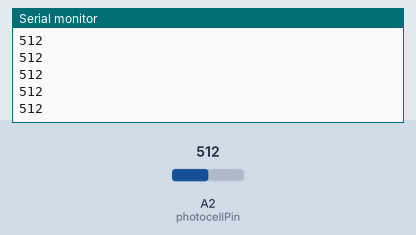
Recording of a sketch running on a simulated Arduino Uno, built with avr-gcc and run on an emulated ATmega328P. On the bench: the last lines printed to the serial monitor. Inputs (shaded band) come from the test bench; at power-on: A2 (photocellPin) = 512.

Above: at 1.2 s.
1.3 s: A2 (photocellPin) set to 716
At 1.31 s:
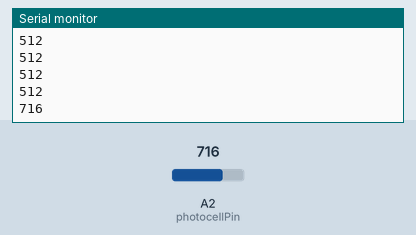
2.8 s: A2 (photocellPin) set to 900
At 2.81 s:
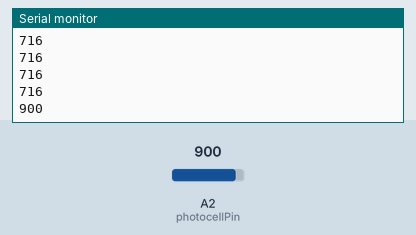
Timing chart, 0 to 5.8 s (numbered marks = the images above; inputs shaded):
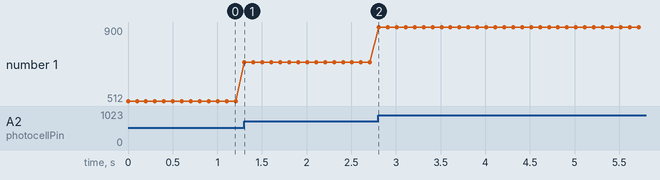

Measured:
- after the input at 1.3 s, the serial monitor: prints a new line at once (image 1)
- after the input at 2.8 s, the serial monitor: prints a new line at once (image 2)
- plotted number 1: 512 → 716 after the input at 1.3 s, 716 → 900 after the input at 2.8 s

The sketch:

light.ino
```cpp
//讀取光敏電阻
int photocellPin = A2; // 光敏電阻接在anallog pin 2
int photocellVal = 0; // photocell variable
void setup() {
 Serial.begin(115200);
}

void loop() {
 // 讀取光敏電阻並輸出到 Serial Port
 photocellVal = analogRead(photocellPin);
 Serial.println(photocellVal);
 delay(100);
}
```
